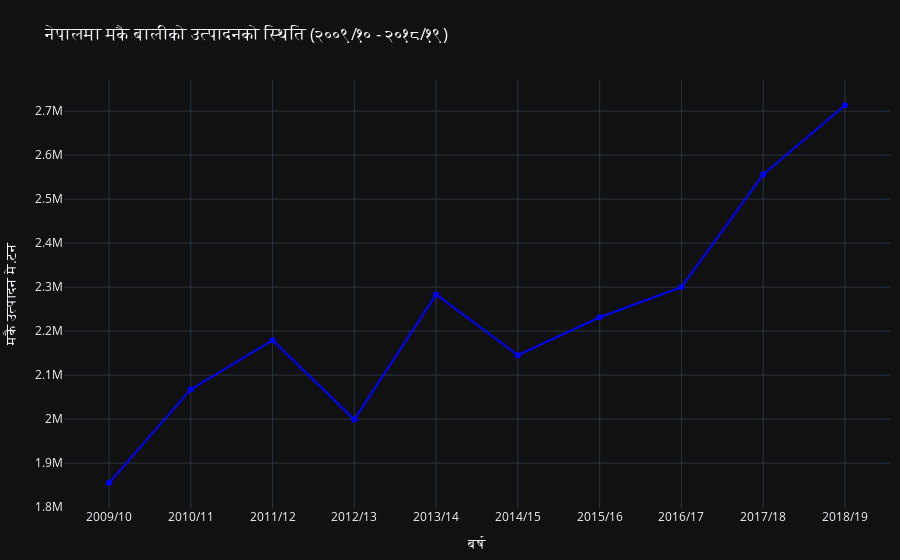

The code cell stored with this chart in its notebook:
### Code cell
year= ['2009/10','2010/11','2011/12','2012/13','2013/14','2014/15','2015/16','2016/17','2017/18','2018/19']
production = [1855184,2067522,2179414,1999010,2283222,2145291,2231517,2300121,2555847,2713635]

fig = go.Figure()
fig.add_trace(go.Scatter(x=year, y=production,
                    line_shape='linear',line=dict(color='blue', width=2)))

fig.update_layout(margin=dict(t=80, b=10, l=10, r=10),
                  title = 'नेपालमा मकै बालीको उत्पादनको स्थिति (२००९/१० - २०१८/१९)',
                  xaxis_title = 'बर्ष',
                  yaxis_title = 'मकै उत्पादन मे.टन ',
                 template='plotly_dark')
fig.show()

### Figure 1 — Plotly figure (JSON) as saved in the notebook; plotly's stock layout.template omitted (floating-point values rounded to 4 significant figures)
{"data": [{"line": {"color": "blue", "shape": "linear", "width": 2}, "type": "scatter", "x": ["2009/10", "2010/11", "2011/12", "2012/13", "2013/14", "2014/15", "2015/16", "2016/17", "2017/18", "2018/19"], "y": [1855184, 2067522, 2179414, 1999010, 2283222, 2145291, 2231517, 2300121, 2555847, 2713635]}], "layout": {"margin": {"b": 10, "l": 10, "r": 10, "t": 80}, "title": {"text": "नेपालमा मकै बालीको उत्पादनको स्थिति (२००९/१० - २०१८/१९)"}, "xaxis": {"title": {"text": "बर्ष"}}, "yaxis": {"title": {"text": "मकै उत्पादन मे.टन "}}}}
